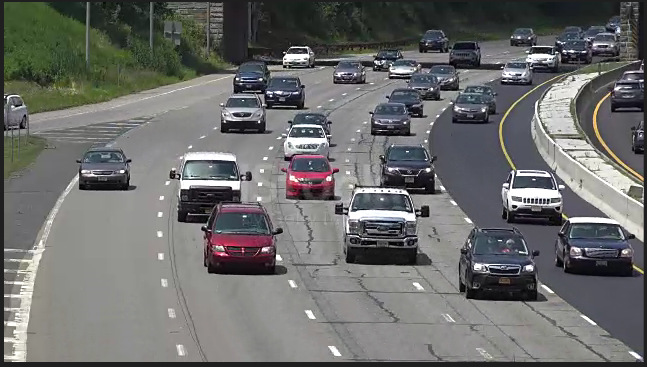
#> input picture images/res_first_frame_gray_sedan_car.PNG, 647 x 367 px
$ python FLANN.py
#> lines starting #> are read from the running program, lines starting #| are printed output that depends on the picture
import numpy as np
import cv2 as cv
import math

# [8 lines of commented-out code are left out]

colorimg1 = cv.imread('../images/res_first_frame_gray_sedan_car.PNG') # queryImage
#> colorimg1 is the input picture: shape (367, 647, 3); mean B, G, R 107.1, 108.6, 107.8
colorimg2 = cv.imread('../images/template_image_gray_sedan_rotated_car.PNG') # trainImage
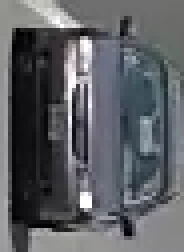
#> input picture images/template_image_gray_sedan_rotated_car.PNG, 46 x 63 px (shown 4 times larger)
#> colorimg2 is the input picture: shape (63, 46, 3); mean B, G, R 99.8, 95.3, 93.1

# img1 = cv.imread('../images/res_3.png',cv.IMREAD_GRAYSCALE) # queryImage
# img2 = cv.imread('../images/template_image_main_bigger.PNG',cv.IMREAD_GRAYSCALE) # trainImage

img1 = cv.imread('../images/res_first_frame_gray_sedan_car.png',cv.IMREAD_GRAYSCALE) # queryImage
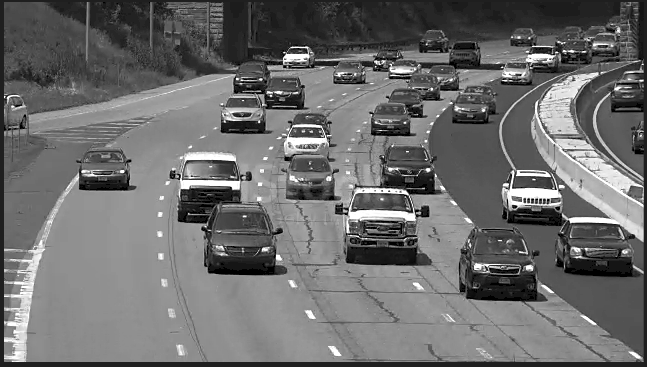
#> img1: shape (367, 647); min 0, max 255, mean 108.3
img2 = cv.imread('../images/template_image_gray_sedan_rotated_car.PNG',cv.IMREAD_GRAYSCALE) # trainImage
#> img2: shape (63, 46); min 0, max 255, mean 94.9

imgW, imgH = img1.shape[::-1]
#> imgW = 647; imgH = 367
width,height = img2.shape[::-1]
#> width = 46; height = 63

print("Image width -> ", imgW, " and Image height -> ", imgH)
#| Image width ->  647  and Image height ->  367
# print("Template width -> ", w, " and height -> ", h)

# Initiate SIFT detector
sift = cv.SIFT_create()
# find the keypoints and descriptors with SIFT
kp1, des1 = sift.detectAndCompute(img1,None)
#> kp1 = 1443 keypoints; strongest (x, y, size): (261, 79, 1.9), (122, 171, 2.4), (529, 267, 4.4), (641, 80, 1.9)
kp2, des2 = sift.detectAndCompute(img2,None)
#> kp2 = 26 keypoints; strongest (x, y, size): (21, 50, 2.4), (32, 58, 1.9), (15, 5, 3.2), (6, 10, 4.7)
# [8 lines of commented-out code are left out]
FLANN_INDEX_KDTREE = 1
index_params = dict(algorithm = FLANN_INDEX_KDTREE, trees = 5)
search_params = dict(checks=50) # or pass empty dictionary
flann = cv.FlannBasedMatcher(index_params,search_params)
matches = flann.knnMatch(des1,des2,k=2)
#> matches = 1443 matches
# print("matches -> ", matches[0].trainIdx)
pointsOfInterest = []
goodFeatures = []
objectMatchingPoints = []
cnt = 0
# threashold = 0.7
# matches = flann.match(des1,des2, None)
# Need to draw only good matches, so create a mask
matchesMask = [[0,0] for i in range(len(matches))]
#> matchesMask = 1443 pairs, first value 0 to 0, second value 0 to 0
# ratio test as per Lowe's paper
# thArr = np.linspace(0,1,20, endpoint=True)
thArr = []
th = 0.7
for i in range (0, 101, 5):
   thArr.append(i/100)
   # i += 5
print(thArr)
# for th in thArr:
print("Current threshold -> {}".format(th))
for i,(m,n) in enumerate(matches):
     if m.distance < th*n.distance:
        print("m.distance -> ", m.distance)
        print("n.distance -> ", n.distance)
        cnt = cnt + 1
        matchesMask[i]=[1,0]
        kp1point = kp1[m.queryIdx]
        kp2point = kp2[m.trainIdx]
        # print("main desc -> ", m.queryIdx)
        # print("train desc -> ", m.trainIdx)
        goodFeatures.append(m)
        pt1 = kp1[m.queryIdx].pt
        pt2 = kp2[n.trainIdx].pt
        # print(i, pt1, pt2)
        pointsOfInterest.append((int(pt1[0]), int(pt1[1])))
#> this loop made 1443 passes
#> (kp1point, kp2point, pt1, pt2) on passes 64, 73, 99, 107, 115, 124: (keypoint at (23.3, 360.1), size 3, keypoint at (8.6, 58), size 1.8, (23.29, 360.1), (3.57, 48.91)), (keypoint at (27.9, 342.8), size 4.1, keypoint at (3.6, 48.9), size 2.3, (27.93, 342.8), (13.58, 56.28)), (keypoint at (39.1, 266.1), size 2.3, keypoint at (3.6, 48.9), size 2.3, (39.08, 266.1), (13.58, 56.28)), (keypoint at (45, 110.4), size 2.2, keypoint at (3.6, 48.9), size 2.3, (44.98, 110.4), (40.48, 32.98)), (keypoint at (59.6, 108.6), size 2.1, keypoint at (3.6, 48.9), size 2.3, (59.65, 108.6), (40.48, 32.98)), (keypoint at (76.9, 177.9), size 3.3, keypoint at (14.6, 4.9), size 3.2, (76.85, 177.9), (21.19, 50.13))
#> (kp1point, kp2point, pt2) on passes 143, 147, 149, 150, 153, 155: (keypoint at (102.4, 156.2), size 2, keypoint at (36.3, 30.4), size 2, (36.44, 36.25)), (keypoint at (104.7, 160.7), size 3.7, keypoint at (31.8, 32.8), size 3.7, (33.48, 46.54)), (keypoint at (105.1, 152), size 3.5, keypoint at (40.5, 33), size 3.5, (3.57, 48.91)), (keypoint at (108.2, 156.1), size 2.5, keypoint at (36.4, 36.2), size 2.5, (36.25, 30.37)), (keypoint at (113.5, 153.3), size 6.2, keypoint at (38.7, 41.1), size 5.1, (4.43, 8.12)), (keypoint at (118, 154.7), size 2.5, keypoint at (37.8, 46), size 2.5, (7.42, 8.12))
#> (printed output is left out)
#> after the loop, cnt = 86; goodFeatures = 86 matches; matchesMask = 1443 pairs, first value 0 to 1, second value 0 to 0; pointsOfInterest = 86 pairs, first value 23 to 629, second value 3 to 362
        # [10 lines of commented-out code are left out]

print("total good features -> ", len(goodFeatures), " for threashold -> ", th)
#| total good features ->  86  for threashold ->  0.7
# print(goodFeatures)

print("pointsOfInterest -> ", pointsOfInterest)
#> (printed output is left out)
thWidth = width / 10
#> thWidth = 4.6
thHeight = height / 10
#> thHeight = 6.3
thWidth = thWidth * 10
#> thWidth = 46
# print(pointsOfInterest[1][1])
minVal = min(pointsOfInterest)
#> minVal = (23, 360)
maxVal = max(pointsOfInterest)
#> maxVal = (629, 272)
print(minVal, " ", maxVal)
#| (23, 360)   (629, 272)

# for i in range(len(pointsOfInterest)):
#     for j in range(len(pointsOfInterest[i])):
#         if (pointsOfInterest[i][0] < (thWidth + minVal[0])): # or pointsOfInterest[i][1] < thHeight + minVal[1]
#             # print(pointsOfInterest[i][j])
#             objectMatchingPoints.append(pointsOfInterest[i])

for i in range(len(pointsOfInterest)):
    if i+1 < len(pointsOfInterest):
        res = math.hypot((pointsOfInterest[i][0] - pointsOfInterest[i + 1][0]), (pointsOfInterest[i][1] - pointsOfInterest[i + 1][1]))
        if res < 10:
            print("POI within res -> ", pointsOfInterest[i])
            objectMatchingPoints.append(pointsOfInterest[i])
#> this loop made 86 passes
#> res on passes 1 to 12: 18.44, 76.94, 156.1, 15.13, 71.06, 8.94, 3, 0, 24.19, 17.49, 12.21, 4.47
#| POI within res ->  (76, 177)
#| POI within res ->  (80, 185)
#| POI within res ->  (80, 188)
#| POI within res ->  (102, 156)
#| POI within res ->  (104, 160)
#| POI within res ->  (105, 151)
#| POI within res ->  (108, 156)
#| POI within res ->  (113, 153)
#> (further printed lines are left out)
#> after the loop, objectMatchingPoints = [(76, 177), (80, 185), (80, 188), (102, 156), (104, 160), (105, 151), (108, 156), (113, 153), (118, 154), (122, 171), (122, 171), (129, 160), (130, 89), (179, 212), (179, 220), (179, 220), (182, 217), (222, 130), (286, 158), (329, 122), (407, 133), (427, 207)]
        # print("res -> ",res)

print(objectMatchingPoints)
#> (printed output is left out)
#> (the run stopped early here; a loop or call above may not have finished)
